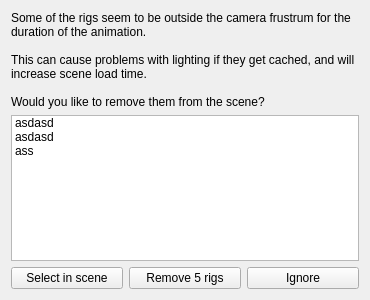
<?xml version="1.0" encoding="UTF-8"?>
<ui version="4.0">
 <class>RemoveRigs</class>
 <widget class="QWidget" name="RemoveRigs">
  <property name="geometry">
   <rect>
    <x>0</x>
    <y>0</y>
    <width>370</width>
    <height>300</height>
   </rect>
  </property>
  <property name="windowTitle">
   <string>Rigs off camera</string>
  </property>
  <layout class="QGridLayout" name="gridLayout">
   <item row="0" column="0">
    <layout class="QVBoxLayout" name="verticalLayout">
     <item>
      <widget class="QLabel" name="Label">
       <property name="text">
        <string>Some of the rigs seem to be outside the camera frustrum for the duration of the animation.

This can cause problems with lighting if they get cached, and will increase scene load time.

Would you like to remove them from the scene?</string>
       </property>
       <property name="wordWrap">
        <bool>true</bool>
       </property>
      </widget>
     </item>
     <item>
      <widget class="HListWidget" name="List">
       <property name="selectionMode">
        <enum>QAbstractItemView::ExtendedSelection</enum>
       </property>
       <item>
        <property name="text">
         <string>asdasd</string>
        </property>
       </item>
       <item>
        <property name="text">
         <string>asdasd</string>
        </property>
       </item>
       <item>
        <property name="text">
         <string>ass</string>
        </property>
       </item>
      </widget>
     </item>
     <item>
      <layout class="QHBoxLayout" name="horizontalLayout">
       <item>
        <widget class="QPushButton" name="Select">
         <property name="text">
          <string>Select in scene</string>
         </property>
        </widget>
       </item>
       <item>
        <widget class="QPushButton" name="Remove">
         <property name="text">
          <string>Remove 5 rigs</string>
         </property>
        </widget>
       </item>
       <item>
        <widget class="QPushButton" name="Continue">
         <property name="text">
          <string>Ignore</string>
         </property>
        </widget>
       </item>
      </layout>
     </item>
    </layout>
   </item>
  </layout>
 </widget>
 <customwidgets>
  <customwidget>
   <class>HListWidget</class>
   <extends>QListWidget</extends>
   <header>hlistwidget.h</header>
   <slots>
    <slot>blah()</slot>
    <slot>redraw()</slot>
   </slots>
  </customwidget>
 </customwidgets>
 <resources/>
 <connections/>
</ui>
